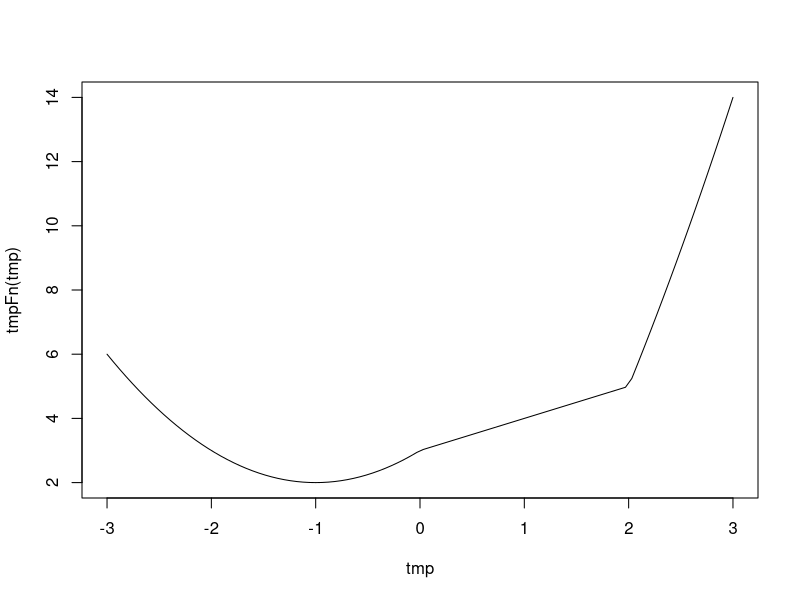
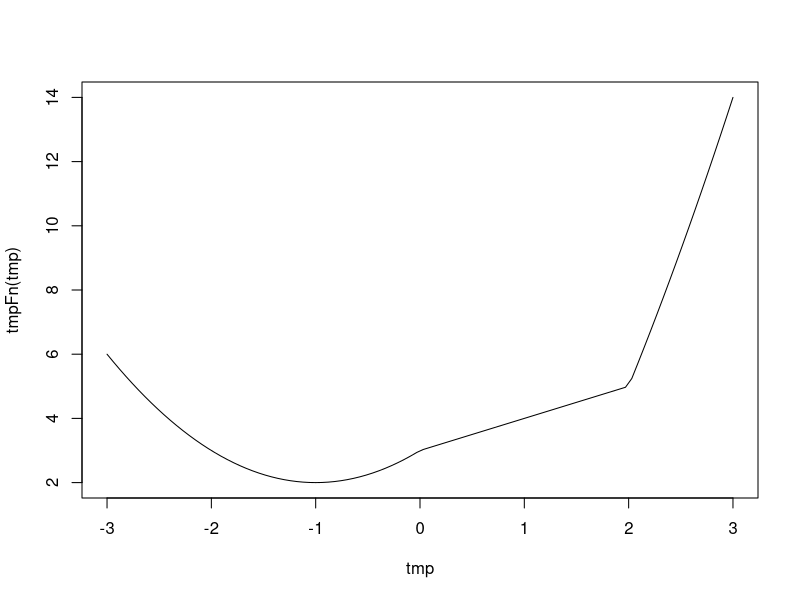

The R script that drew these images, in order: (Note: this script raises an error after producing the figures.)
rm(list=ls())
set.seed(75)
xVec<-sample(0:9,size=10,replace=T)



tmpFn1 <- function(x)
{  
  x^(1:length(x))
}


tmpFn2 <- function(x)
{
  n <- length(x)
  (x^(1:n))/(1:n)
}

tmpFn <- function(x)
{
  n<-length(x)-2
  (x[1:n] + x[2:(n+1)] + x[3:(n+2)])/3
}

tmpFn(c(1:5,6:1))




tmpFn <- function(x)
{
  ifelse(x < 0, x^2 + 2*x + 3, ifelse(x >=0 & x < 2, x+3, x^2 + 4*x - 7))
}
tmp <- seq(-3,3,len=100)
plot(tmp, tmpFn(tmp), type="l")

tmpFn <- function(x)
{
  ifelse(x < 0, x^2 + 2*x + 3, ifelse(x < 2, x+3, x^2 + 4*x - 7))
}
tmp <- seq(-3,3,len=100)
plot(tmp, tmpFn(tmp), type="l")





evenFn <- function(mat)
{
  ifelse(mat %% 2 == 1, mat * 2, mat)
}
evenFn(mat)


tmpFn <- function(mat)
{
  mat[mat%%2 == 1] <- 2 * mat[mat%%2 == 1]
  #mat
}
evenFn(mat)
mat

tmpFn <- function(n,k)
{
  m <- matrix(0, nrow=n, ncol=n)
  m[ row(m) == col(m) ] <- k
  m[ abs( row(m) - col(m) ) == 1 ] <- 1
  m
}  

tmpFn <- function(n,k)
{
  m <- diag(k, nrow=n, ncol=n)
  m[ abs( row(m) - col(m) ) == 1 ] <- 1
  m
}  
tmpFn(5,2)
tmpFn(6,7)
